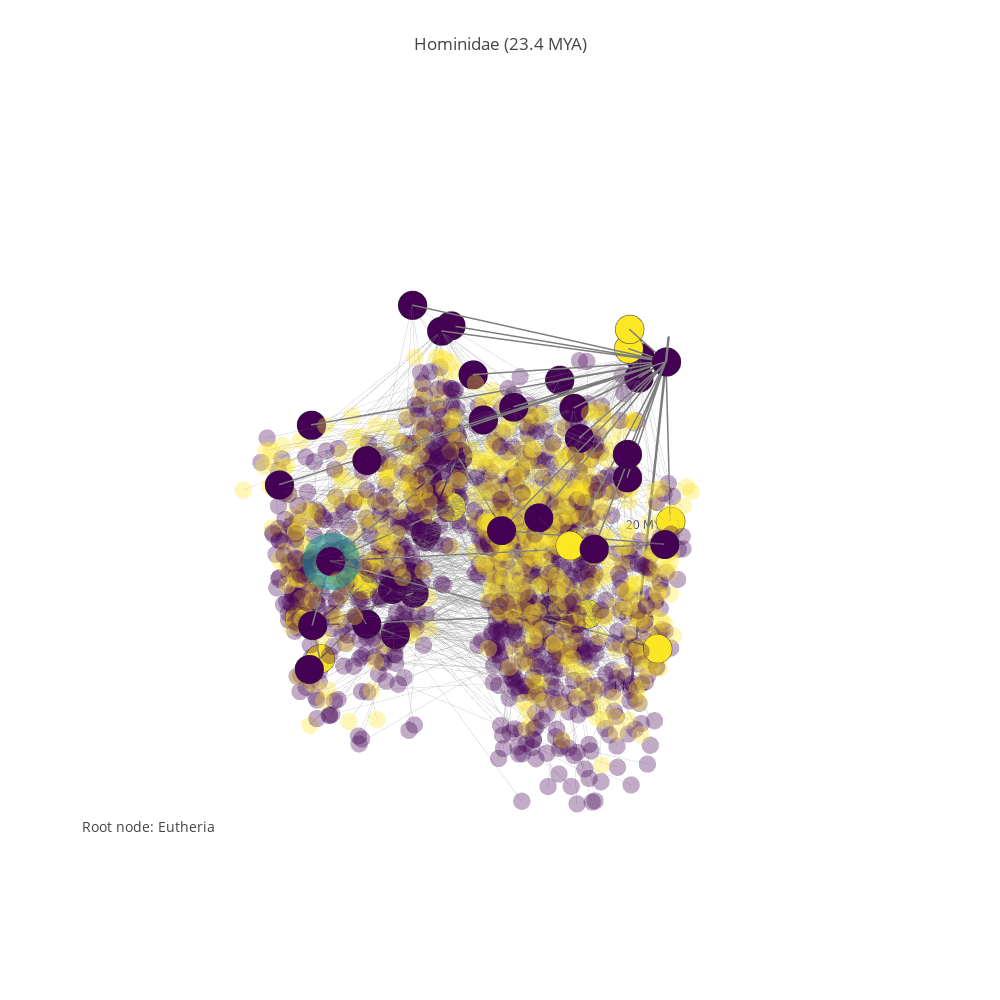

The notebook cell this image was saved under:
### Code cell
#pgp.plot_data
#pgp.render_plot()
#pgp.render_plot(publish=True, filename="Mammals")
#focus_node = 16300
pgp.refocus(focus_node)

### Figure 1 — Plotly figure (JSON) as saved in the notebook; plotly's stock layout.template omitted (floating-point values rounded to 4 significant figures; data arrays with more than 128 entries replaced by an {"elided": "..."} marker saying what was removed)
{"data": [{"hoverinfo": "none", "line": {"color": "rgb(125,125,125)", "width": 5}, "mode": "lines", "type": "scatter3d", "uid": "218f9706-d67d-11e8-a23e-f45c89a09993", "x": [-5.551, -5.551, null], "y": [11.05, 11.05, null], "z": [5.338, 0.8307, null]}, {"mode": "text", "text": ["1 MYA", "5 MYA", "20 MYA", "50 MYA", "150 MYA"], "type": "scatter3d", "uid": "218f98c8-d67d-11e8-890e-f45c89a09993", "x": [-5.551, -5.551, -5.551], "y": [11.05, 11.05, 11.05], "z": [0.6931, 1.792, 3.045, 3.932, 5.017]}, {"hoverinfo": "none", "line": {"color": "rgb(125,125,125)", "width": 1}, "mode": "lines", "opacity": 0.33, "type": "scatter3d", "uid": "218f99c2-d67d-11e8-8e8d-f45c89a09993", "x": {"elided": "4764 float values"}, "y": {"elided": "4764 float values"}, "z": {"elided": "4764 float values"}}, {"hoverinfo": "text", "marker": {"color": {"elided": "1588 int values"}, "colorscale": "Viridis", "opacity": 0.33, "size": 6, "symbol": "circle"}, "mode": "markers", "name": "actors", "text": {"elided": "1588 str values"}, "textfont": {"color": "#ff7f0e", "family": "sans serif", "size": 18}, "type": "scatter3d", "uid": "218f9aa6-d67d-11e8-8c33-f45c89a09993", "x": {"elided": "1588 float values"}, "y": {"elided": "1588 float values"}, "z": {"elided": "1588 float values"}}, {"hoverinfo": "none", "line": {"color": "rgb(125,125,125)", "width": 3}, "mode": "lines", "opacity": 1, "type": "scatter3d", "uid": "218f9b78-d67d-11e8-a923-f45c89a09993", "x": {"elided": "129 float values"}, "y": {"elided": "129 float values"}, "z": {"elided": "129 float values"}}, {"hoverinfo": "text", "marker": {"color": [0, 0, 0, 0, 0, 0, 0, 0, 0, 0, 0, 0, 0, 0, 0, 0, 2, 2, 0, 0, 2, 2, 2, 2, 0, 0, 0, 0, 0, 0, 0, 2, 0, 2, 0, 0, 0, 0, 0, 0, 2, 2, 0, 0, 2], "colorscale": "Viridis", "line": {"color": "rgb(50,50,50)", "width": 0.5}, "size": 10, "symbol": "circle"}, "mode": "markers", "name": "actors", "text": ["<a href=\"https://en.wikipedia.org/wiki/Eutheria\">Eutheria -- 15997 (161.0 MYA)</a>", "<a href=\"https://en.wikipedia.org/wiki/Edentata\">Edentata -- 15953 (59.0 MYA)</a>", "<a href=\"https://en.wikipedia.org/wiki/Pholidota\">Pholidota -- 15954 (66.0 MYA)</a>", "<a href=\"https://en.wikipedia.org/wiki/Glires\">Glires -- 15957 (66.0 MYA)</a>", "<a href=\"https://en.wikipedia.org/wiki/Lagomorpha\">Lagomorpha -- 15958 (55.0 MYA)</a>", "<a href=\"https://en.wikipedia.org/wiki/Rodentia\">Rodentia -- 15959 (55.0 MYA)</a>", "<a href=\"https://en.wikipedia.org/wiki/Macroscelididae\">Macroscelididae -- 15960 (80.5 MYA)</a>", "<a href=\"https://en.wikipedia.org/wiki/Primates\">Primates -- 15963 (55.0 MYA)</a>", "<a href=\"https://en.wikipedia.org/wiki/Catarrhini\">Catarrhini -- 16293 (46.8 MYA)</a>", "<a href=\"https://en.wikipedia.org/wiki/Hominidae\">Hominidae -- 16299 (23.4 MYA)</a>", "<a href=\"https://en.wikipedia.org/wiki/Pongo\">Pongo -- 16410 (11.7 MYA)</a>", "<a href=\"https://en.wikipedia.org/wiki/Pongo abelii\">Pongo abelii -- 65353 (5.8 MYA)</a>", "<a href=\"https://en.wikipedia.org/wiki/Pongo pygmaeus\">Pongo pygmaeus -- 65354 (5.8 MYA)</a>", "<a href=\"https://en.wikipedia.org/wiki/Pan\">Pan -- 16413 (11.7 MYA)</a>", "<a href=\"https://en.wikipedia.org/wiki/Pan paniscus\">Pan paniscus -- 26564 (5.8 MYA)</a>", "<a href=\"https://en.wikipedia.org/wiki/Pan troglodytes\">Pan troglodytes -- 26565 (5.8 MYA)</a>", "<a href=\"https://en.wikipedia.org/wiki/Ardipithecus\">Ardipithecus -- 16415 (6.0 MYA)</a>", "<a href=\"https://en.wikipedia.org/wiki/Australopithecus\">Australopithecus -- 16417 (11.7 MYA)</a>", "<a href=\"https://en.wikipedia.org/wiki/Homo\">Homo -- 16418 (11.7 MYA)</a>", "<a href=\"https://en.wikipedia.org/wiki/Homo sapiens\">Homo sapiens -- 16421 (5.8 MYA)</a>", "<a href=\"https://en.wikipedia.org/wiki/Homo erectus\">Homo erectus -- 16422 (5.8 MYA)</a>", "<a href=\"https://en.wikipedia.org/wiki/Homo ergaster\">Homo ergaster -- 16423 (5.8 MYA)</a>", "<a href=\"https://en.wikipedia.org/wiki/Homo rudolfensis\">Homo rudolfensis -- 16424 (5.8 MYA)</a>", "<a href=\"https://en.wikipedia.org/wiki/Homo habilis\">Homo habilis -- 16425 (5.8 MYA)</a>", "<a href=\"https://en.wikipedia.org/wiki/Gorilla\">Gorilla -- 16419 (11.7 MYA)</a>", "<a href=\"https://en.wikipedia.org/wiki/Gorilla beringei\">Gorilla beringei -- 65355 (5.8 MYA)</a>", "<a href=\"https://en.wikipedia.org/wiki/Gorilla gorilla\">Gorilla gorilla -- 65356 (5.8 MYA)</a>", "<a href=\"https://en.wikipedia.org/wiki/Scandentia\">Scandentia -- 15964 (45.0 MYA)</a>", "<a href=\"https://en.wikipedia.org/wiki/Chiroptera\">Chiroptera -- 15966 (55.0 MYA)</a>", "<a href=\"https://en.wikipedia.org/wiki/Dermoptera\">Dermoptera -- 15967 (80.5 MYA)</a>", "<a href=\"https://en.wikipedia.org/wiki/Insectivora\">Insectivora -- 15968 (80.5 MYA)</a>", "<a href=\"https://en.wikipedia.org/wiki/Creodonta\">Creodonta -- 15970 (63.0 MYA)</a>", "<a href=\"https://en.wikipedia.org/wiki/Carnivora\">Carnivora -- 15971 (42.0 MYA)</a>", "<a href=\"https://en.wikipedia.org/wiki/Condylarthra\">Condylarthra -- 15973 (80.5 MYA)</a>", "<a href=\"https://en.wikipedia.org/wiki/Artiodactyla\">Artiodactyla -- 15976 (129.0 MYA)</a>", "<a href=\"https://en.wikipedia.org/wiki/Cetacea\">Cetacea -- 15977 (53.0 MYA)</a>", "<a href=\"https://en.wikipedia.org/wiki/Tubulidentata\">Tubulidentata -- 15978 (80.5 MYA)</a>", "<a href=\"https://en.wikipedia.org/wiki/Perissodactyla\">Perissodactyla -- 15980 (56.0 MYA)</a>", "<a href=\"https://en.wikipedia.org/wiki/Hyracoidea\">Hyracoidea -- 15982 (55.0 MYA)</a>", "<a href=\"https://en.wikipedia.org/wiki/Sirenia\">Sirenia -- 15984 (80.5 MYA)</a>", "<a href=\"https://en.wikipedia.org/wiki/Desmostylia\">Desmostylia -- 15985 (30.0 MYA)</a>", "<a href=\"https://en.wikipedia.org/wiki/Embrythopoda\">Embrythopoda -- 15986 (56.0 MYA)</a>", "<a href=\"https://en.wikipedia.org/wiki/Proboscidea\">Proboscidea -- 15987 (60.0 MYA)</a>"], "type": "scatter3d", "uid": "218f9c4a-d67d-11e8-a5f4-f45c89a09993", "x": [-5.551, -1.958, -8.473, 0.3627, 4.854, -16.93, -5.325, 7.44, 0.2866, 12.59, 11.92, -7.388, 8.305, 8.218, 3.158, 15.08, -5.76, -0.4022, 14.65, 4.168, 12.23, 6.439, -3.632, 13.85, -7.521, -2.134, -1.738, -11.48, 14.12, -6.957, -0.6726, -16.01, -16.99, -15.96, 2.796, -4.403, 10.66, -6.849, 8.072, -1.987, -5.484, 5.743, 5.477], "y": [11.05, 11.5, -14.87, -0.6373, 14.84, -0.3993, -12.21, 9.111, 16.91, -3.276, -0.5408, -17.84, -2.329, -2.315, -7.374, -4.004, -12.32, 16.89, -3.328, -5.223, -9.704, -9.187, 7.236, -4.391, -13.27, 4.748, -11.05, -4.46, -6.035, -18.11, 1.479, -0.9503, -0.3698, -0.9836, 15.18, 4.623, -0.4544, 1.65, -11.32, -4.447, 13.03, 13.6, 10.49], "z": [5.088, 4.094, 4.205, 4.205, 4.025, 4.025, 4.401, 4.025, 3.867, 3.195, 2.542, 1.917, 1.917, 2.542, 1.917, 1.917, 1.946, 2.542, 2.542, 1.917, 1.917, 1.917, 1.917, 1.917, 2.542, 1.917, 1.917, 3.829, 4.025, 4.401, 4.401, 4.159, 3.761, 4.401, 4.868, 3.989, 4.401, 4.043, 4.025, 4.401, 3.434, 4.043, 4.111]}, {"hoverinfo": "text", "marker": {"color": [1], "colorscale": "Viridis", "opacity": 0.6, "size": 20, "symbol": "circle"}, "mode": "markers", "name": "actors", "text": ["<a href=\"https://en.wikipedia.org/wiki/Eutheria\">Eutheria -- 15997 (161.0 MYA)</a>", "<a href=\"https://en.wikipedia.org/wiki/Edentata\">Edentata -- 15953 (59.0 MYA)</a>", "<a href=\"https://en.wikipedia.org/wiki/Pholidota\">Pholidota -- 15954 (66.0 MYA)</a>", "<a href=\"https://en.wikipedia.org/wiki/Glires\">Glires -- 15957 (66.0 MYA)</a>", "<a href=\"https://en.wikipedia.org/wiki/Lagomorpha\">Lagomorpha -- 15958 (55.0 MYA)</a>", "<a href=\"https://en.wikipedia.org/wiki/Rodentia\">Rodentia -- 15959 (55.0 MYA)</a>", "<a href=\"https://en.wikipedia.org/wiki/Macroscelididae\">Macroscelididae -- 15960 (80.5 MYA)</a>", "<a href=\"https://en.wikipedia.org/wiki/Primates\">Primates -- 15963 (55.0 MYA)</a>", "<a href=\"https://en.wikipedia.org/wiki/Catarrhini\">Catarrhini -- 16293 (46.8 MYA)</a>", "<a href=\"https://en.wikipedia.org/wiki/Hominidae\">Hominidae -- 16299 (23.4 MYA)</a>", "<a href=\"https://en.wikipedia.org/wiki/Pongo\">Pongo -- 16410 (11.7 MYA)</a>", "<a href=\"https://en.wikipedia.org/wiki/Pongo abelii\">Pongo abelii -- 65353 (5.8 MYA)</a>", "<a href=\"https://en.wikipedia.org/wiki/Pongo pygmaeus\">Pongo pygmaeus -- 65354 (5.8 MYA)</a>", "<a href=\"https://en.wikipedia.org/wiki/Pan\">Pan -- 16413 (11.7 MYA)</a>", "<a href=\"https://en.wikipedia.org/wiki/Pan paniscus\">Pan paniscus -- 26564 (5.8 MYA)</a>", "<a href=\"https://en.wikipedia.org/wiki/Pan troglodytes\">Pan troglodytes -- 26565 (5.8 MYA)</a>", "<a href=\"https://en.wikipedia.org/wiki/Ardipithecus\">Ardipithecus -- 16415 (6.0 MYA)</a>", "<a href=\"https://en.wikipedia.org/wiki/Australopithecus\">Australopithecus -- 16417 (11.7 MYA)</a>", "<a href=\"https://en.wikipedia.org/wiki/Homo\">Homo -- 16418 (11.7 MYA)</a>", "<a href=\"https://en.wikipedia.org/wiki/Homo sapiens\">Homo sapiens -- 16421 (5.8 MYA)</a>", "<a href=\"https://en.wikipedia.org/wiki/Homo erectus\">Homo erectus -- 16422 (5.8 MYA)</a>", "<a href=\"https://en.wikipedia.org/wiki/Homo ergaster\">Homo ergaster -- 16423 (5.8 MYA)</a>", "<a href=\"https://en.wikipedia.org/wiki/Homo rudolfensis\">Homo rudolfensis -- 16424 (5.8 MYA)</a>", "<a href=\"https://en.wikipedia.org/wiki/Homo habilis\">Homo habilis -- 16425 (5.8 MYA)</a>", "<a href=\"https://en.wikipedia.org/wiki/Gorilla\">Gorilla -- 16419 (11.7 MYA)</a>", "<a href=\"https://en.wikipedia.org/wiki/Gorilla beringei\">Gorilla beringei -- 65355 (5.8 MYA)</a>", "<a href=\"https://en.wikipedia.org/wiki/Gorilla gorilla\">Gorilla gorilla -- 65356 (5.8 MYA)</a>", "<a href=\"https://en.wikipedia.org/wiki/Scandentia\">Scandentia -- 15964 (45.0 MYA)</a>", "<a href=\"https://en.wikipedia.org/wiki/Chiroptera\">Chiroptera -- 15966 (55.0 MYA)</a>", "<a href=\"https://en.wikipedia.org/wiki/Dermoptera\">Dermoptera -- 15967 (80.5 MYA)</a>", "<a href=\"https://en.wikipedia.org/wiki/Insectivora\">Insectivora -- 15968 (80.5 MYA)</a>", "<a href=\"https://en.wikipedia.org/wiki/Creodonta\">Creodonta -- 15970 (63.0 MYA)</a>", "<a href=\"https://en.wikipedia.org/wiki/Carnivora\">Carnivora -- 15971 (42.0 MYA)</a>", "<a href=\"https://en.wikipedia.org/wiki/Condylarthra\">Condylarthra -- 15973 (80.5 MYA)</a>", "<a href=\"https://en.wikipedia.org/wiki/Artiodactyla\">Artiodactyla -- 15976 (129.0 MYA)</a>", "<a href=\"https://en.wikipedia.org/wiki/Cetacea\">Cetacea -- 15977 (53.0 MYA)</a>", "<a href=\"https://en.wikipedia.org/wiki/Tubulidentata\">Tubulidentata -- 15978 (80.5 MYA)</a>", "<a href=\"https://en.wikipedia.org/wiki/Perissodactyla\">Perissodactyla -- 15980 (56.0 MYA)</a>", "<a href=\"https://en.wikipedia.org/wiki/Hyracoidea\">Hyracoidea -- 15982 (55.0 MYA)</a>", "<a href=\"https://en.wikipedia.org/wiki/Sirenia\">Sirenia -- 15984 (80.5 MYA)</a>", "<a href=\"https://en.wikipedia.org/wiki/Desmostylia\">Desmostylia -- 15985 (30.0 MYA)</a>", "<a href=\"https://en.wikipedia.org/wiki/Embrythopoda\">Embrythopoda -- 15986 (56.0 MYA)</a>", "<a href=\"https://en.wikipedia.org/wiki/Proboscidea\">Proboscidea -- 15987 (60.0 MYA)</a>"], "type": "scatter3d", "uid": "218f9d14-d67d-11e8-8a78-f45c89a09993", "x": [12.59], "y": [-3.276], "z": [3.195]}], "layout": {"annotations": [{"font": {"size": 14}, "showarrow": false, "text": "Root node: Eutheria", "x": 0, "xanchor": "left", "xref": "paper", "y": 0.1, "yanchor": "bottom", "yref": "paper"}], "height": 1000, "hovermode": "closest", "margin": {"t": 100}, "scene": {"xaxis": {"showbackground": false, "showgrid": false, "showline": false, "showticklabels": false, "title": "", "zeroline": false}, "yaxis": {"showbackground": false, "showgrid": false, "showline": false, "showticklabels": false, "title": "", "zeroline": false}, "zaxis": {"showbackground": false, "showgrid": false, "showline": false, "showticklabels": false, "title": "", "zeroline": false}}, "showlegend": false, "title": "<a href=\"https://en.wikipedia.org/wiki/Hominidae\">Hominidae</a> (23.4 MYA)", "width": 1000}}
